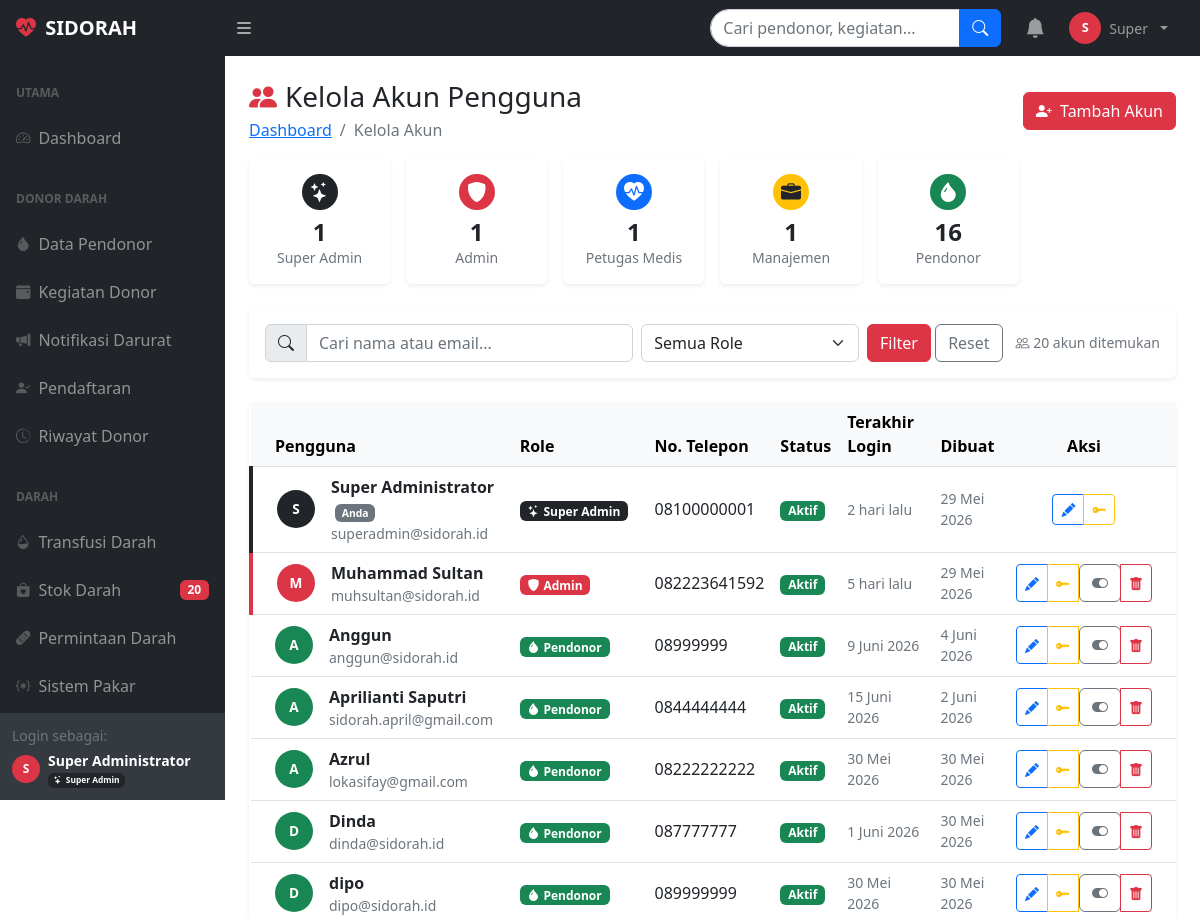
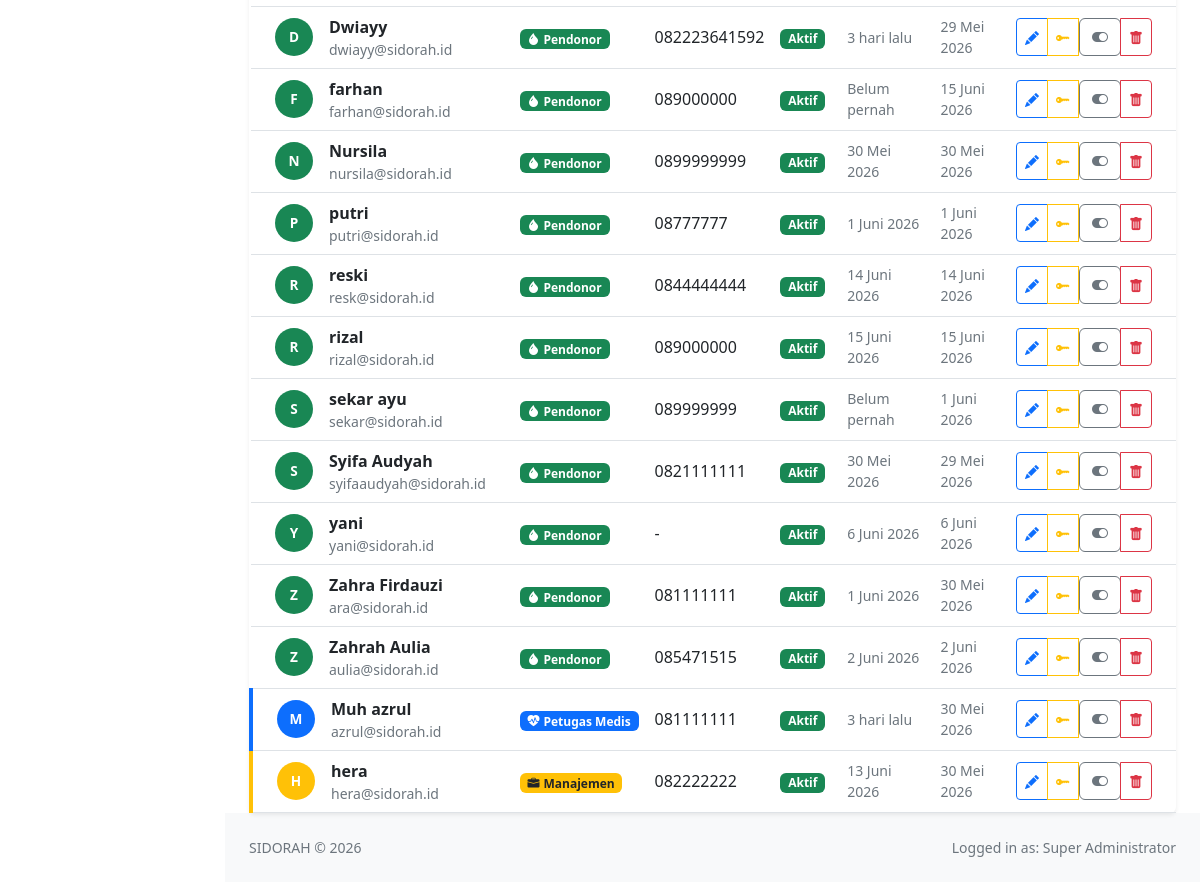
The app's page /kelola_akun.php (signed in) with its own data (2 pictures, top to bottom).
### tables this page shows
CREATE TABLE `pengaturan` (
  `id` int(11) NOT NULL,
  `kunci` varchar(100) NOT NULL,
  `nilai` text DEFAULT NULL,
  `keterangan` varchar(200) DEFAULT NULL
);

CREATE TABLE `users` (
  `id_pengguna` int(11) NOT NULL,
  `nama_lengkap` varchar(100) DEFAULT NULL,
  `email` varchar(100) NOT NULL,
  `password` varchar(255) NOT NULL,
  `no_telepon` varchar(15) DEFAULT NULL,
  `role` enum('super_admin','admin','pendonor','petugas_medis','manajemen') DEFAULT NULL,
  `status_akun` enum('aktif','nonaktif','terkunci') DEFAULT 'aktif',
  `created_at` timestamp NOT NULL DEFAULT current_timestamp(),
  `updated_at` timestamp NOT NULL DEFAULT current_timestamp() ON UPDATE current_timestamp(),
  `last_login` timestamp NULL DEFAULT NULL
);

### kelola_akun.php (the view, shortened to what this page needs)
<?php
require_once 'koneksi.php';
$search = bersihkan($koneksi, $_GET['cari'] ?? '');
$where = "WHERE 1=1";
$users = $koneksi->query("SELECT * FROM users $where ORDER BY role, nama_lengkap ASC");
$total = $koneksi->query("SELECT COUNT(*) as n FROM users $where")->fetch_assoc()['n'];
$stat = $koneksi->query("SELECT role, COUNT(*) as jumlah FROM users GROUP BY role")->fetch_all(MYSQLI_ASSOC);
$stat_map = array_column($stat, 'jumlah', 'role');
?>
<!DOCTYPE html>
<html lang="id">
<head>
    <link href="https://cdn.jsdelivr.net/npm/simple-datatables@7.1.2/dist/style.min.css" rel="stylesheet">
    <link href="css/styles.css" rel="stylesheet">
    <link href="https://cdn.jsdelivr.net/npm/bootstrap-icons@1.11.3/font/bootstrap-icons.min.css" rel="stylesheet">
</head>
<body class="sb-nav-fixed">
<?php include 'includes/topnav.php'; ?>
<div id="layoutSidenav">
    <?php include 'includes/sidenav.php'; ?>
    <div id="layoutSidenav_content">
        <main>
            <div class="container-fluid px-4">
                <div class="d-flex justify-content-between align-items-center mt-4 mb-3">
                    <div>
                        <h1 class="h3 mb-0"><i class="bi bi-people-fill text-danger me-2"></i>Kelola Akun Pengguna</h1>
                        <ol class="breadcrumb mb-0 mt-1">
                            <li class="breadcrumb-item"><a href="dashboard.php">Dashboard</a></li>
                            <li class="breadcrumb-item active">Kelola Akun</li>
                        </ol>
                    </div>
                    <button class="btn btn-danger" data-bs-toggle="modal" data-bs-target="#modalTambah">
                        <i class="bi bi-person-plus-fill me-1"></i> Tambah Akun
                    </button>
                </div>
                <div class="row g-3 mb-4">
                    <?php
                    $roles_info = [
                        'super_admin'   => ['Super Admin',    'bg-dark',              'bi-stars'],
                        'admin'         => ['Admin',          'bg-danger',            'bi-shield-fill'],
                        'petugas_medis' => ['Petugas Medis',  'bg-primary',           'bi-heart-pulse-fill'],
                        'manajemen'     => ['Manajemen',      'bg-warning text-dark', 'bi-briefcase-fill'],
                        'pendonor'      => ['Pendonor',       'bg-success',           'bi-droplet-fill'],
                    ];
                    foreach ($roles_info as $r => $info): ?>
                    <div class="col-6 col-md-4 col-lg-2">
                        <div class="card text-center h-100 border-0 shadow-sm">
                            <div class="card-body py-3">
                                <div class="badge <?= $info[1] ?> fs-5 rounded-circle p-2 mb-2">
                                    <i class="bi <?= $info[2] ?>"></i>
                                </div>
                                <div class="h4 mb-0 fw-bold"><?= $stat_map[$r] ?? 0 ?></div>
                                <div class="small text-muted"><?= $info[0] ?></div>
                            </div>
                        </div>
                    </div>
                    <?php endforeach; ?>
                </div>
                <div class="card border-0 shadow-sm mb-4">
                    <div class="card-body py-3">
                        <form method="GET" class="row g-2 align-items-center">
                            <div class="col-md-5">
                                <div class="input-group">
                                    <span class="input-group-text"><i class="bi bi-search"></i></span>
                                    <input type="text" name="cari" class="form-control"
                                           placeholder="Cari nama atau email..."
                                           value="<?= htmlspecialchars($search) ?>">
                                </div>
                            </div>
                            <div class="col-md-3">
                                <select name="role" class="form-select">
                                    <option value="">Semua Role</option>
                                </select>
                            </div>
                            <div class="col-auto">
                                <button type="submit" class="btn btn-danger">Filter</button>
                                <a href="kelola_akun.php" class="btn btn-outline-secondary">Reset</a>
                            </div>
                            <div class="col-auto ms-auto text-muted small">
                                <i class="bi bi-people"></i> <?= $total ?> akun ditemukan
                            </div>
                        </form>
                    </div>
                </div>
                <div class="card border-0 shadow-sm">
                    <div class="card-body p-0">
                        <div class="table-responsive">
                            <table class="table table-hover align-middle mb-0">
                                <thead class="table-light">
                                    <tr>
                                        <th class="ps-4">Pengguna</th>
                                        <th>Role</th>
                                        <th>No. Telepon</th>
                                        <th>Status</th>
                                        <th>Terakhir Login</th>
                                        <th>Dibuat</th>
                                        <th class="text-center pe-4">Aksi</th>
                                    </tr>
                                </thead>
                                <tbody>
                                <?php if ($users->num_rows === 0): ?>
                                    <tr><td colspan="7" class="text-center py-5 text-muted">
                                        <i class="bi bi-person-x fs-2 d-block mb-2"></i>Tidak ada akun ditemukan.
                                    </td></tr>
                                <?php else:
                                    while ($u = $users->fetch_assoc()):
                                    $initial  = strtoupper(substr($u['nama_lengkap'], 0, 1));
                                    $bg_color = match($u['role']) {
                                        'super_admin'   => 'bg-superadmin',
                                        'admin'         => 'bg-danger',
                                        'petugas_medis' => 'bg-primary',
                                        'manajemen'     => 'bg-warning',
                                        default         => 'bg-success'
                                    };
                                    $is_self = $u['id_pengguna'] == $_SESSION['id_pengguna'];
                                ?>
                                    <tr class="role-<?= $u['role'] ?>">
                                        <td class="ps-4">
                                            <div class="d-flex align-items-center gap-3">
                                                <div class="avatar-circle <?= $bg_color ?>"><?= $initial ?></div>
                                                <div>
                                                    <div class="fw-semibold">
                                                        <?= htmlspecialchars($u['nama_lengkap']) ?>
                                                        <?php if ($is_self): ?>
                                                        <span class="badge bg-secondary ms-1" style="font-size:0.65rem;">Anda</span>
                                                        <?php endif; ?>
                                                    </div>
                                                    <div class="small text-muted"><?= htmlspecialchars($u['email']) ?></div>
                                                </div>
                                            </div>
                                        </td>
                                        <td><?= badge_role($u['role']) ?></td>
                                        <td><?= htmlspecialchars($u['no_telepon'] ?: '-') ?></td>
                                        <td><?= badge_status_akun($u['status_akun']) ?></td>
                                        <td class="small text-muted">
                                            <?= isset($u['last_login']) && $u['last_login'] ? format_waktu_singkat($u['last_login']) : '<span class="text-muted">Belum pernah</span>' ?>
                                        </td>
                                        <td class="small text-muted"><?= tanggal_indo(substr($u['created_at'],0,10)) ?></td>
                                        <td class="text-center pe-4">
                                            <div class="btn-group btn-group-sm">
                                                <button class="btn btn-outline-primary" title="Edit"
                                                    onclick="bukaEdit(<?= htmlspecialchars(json_encode($u)) ?>)">
                                                    <i class="bi bi-pencil-fill"></i>
                                                </button>
                                                <button class="btn btn-outline-warning" title="Reset Password"
                                                    onclick="bukaResetPw(<?= $u['id_pengguna'] ?>, '<?= addslashes($u['nama_lengkap']) ?>')">
                                                    <i class="bi bi-key-fill"></i>
                                                </button>
                                                <?php if (!$is_self): ?>
                                                <form method="POST" class="d-inline">
                                                    <button type="submit" class="btn btn-outline-<?= $u['status_akun']==='aktif'?'secondary':'success' ?>"
                                                        title="<?= $u['status_akun']==='aktif'?'Nonaktifkan':'Aktifkan' ?>">
                                                        <i class="bi bi-<?= $u['status_akun']==='aktif'?'toggle-on':'toggle-off' ?>"></i>
                                                    </button>
                                                </form>
                                                <?php if ($u['role'] !== 'super_admin'): ?>
                                                <button class="btn btn-outline-danger" title="Hapus"
                                                    onclick="konfirmasiHapus(<?= $u['id_pengguna'] ?>, '<?= addslashes($u['nama_lengkap']) ?>')">
                                                    <i class="bi bi-trash-fill"></i>
                                                </button>
                                                <?php endif; ?>
                                                <?php endif; ?>
                                            </div>
                                        </td>
                                    </tr>
                                <?php endwhile; endif; ?>
                                </tbody>
                            </table>
                        </div>
                    </div>
                </div>
            </div>
        </main>
        <footer class="py-4 bg-light mt-auto">
            <div class="container-fluid px-4">
                <div class="d-flex align-items-center justify-content-between small">
                    <div class="text-muted">SIDORAH &copy; <?= date('Y') ?></div>
                    <div class="text-muted">Logged in as: <?= htmlspecialchars($_SESSION['nama_lengkap']) ?></div>
                </div>
            </div>
        </footer>
    </div>
</div>
</body>
</html>

### includes/topnav.php (shortened to what this page needs)
<?php
$nama_rs_nav = 'SIDORAH';
$res_nama = $koneksi->query("SELECT nilai FROM pengaturan WHERE kunci='nama_rs' LIMIT 1");
if ($res_nama && $res_nama->num_rows > 0) {
    $nama_rs_nav = $res_nama->fetch_assoc()['nilai'] ?: 'SIDORAH';
}
?>
<nav class="sb-topnav navbar navbar-expand navbar-dark bg-dark">
    <a class="navbar-brand ps-3 fw-bold" href="dashboard.php">
        <i class="bi bi-heart-pulse-fill text-danger me-1"></i>
        <?= htmlspecialchars($nama_rs_nav) ?>
    </a>
    <button class="btn btn-link btn-sm order-1 order-lg-0 me-4 me-lg-0 text-white"
            id="sidebarToggle" href="#!">
        <i class="bi bi-list fs-5"></i>
    </button>
    <form class="d-none d-md-inline-block ms-auto me-0 me-md-3 my-2 my-md-0"
          action="cari.php" method="GET">
        <div class="input-group">
            <input class="form-control" type="text" name="q"
                   placeholder="Cari pendonor, kegiatan..."
                   value="<?= htmlspecialchars($_GET['q'] ?? '') ?>"
                   style="width:250px; border-radius:20px 0 0 20px;"
                   autocomplete="off">
            <button class="btn btn-primary" type="submit">
                <i class="bi bi-search"></i>
            </button>
        </div>
    </form>
    <ul class="navbar-nav ms-auto ms-md-0 me-3 me-lg-4 align-items-center">
        <li class="nav-item dropdown me-2">
            <a class="nav-link position-relative" href="#"
               role="button" data-bs-toggle="dropdown">
                <i class="bi bi-bell-fill fs-5"></i>
            </a>
        </li>
        <li class="nav-item dropdown">
            <a class="nav-link dropdown-toggle d-flex align-items-center gap-2"
               href="#" role="button" data-bs-toggle="dropdown">
                <div style="width:32px;height:32px;border-radius:50%;background:#dc3545;
                            display:flex;align-items:center;justify-content:center;
                            font-weight:700;font-size:0.8rem;color:white;">
                    <?= strtoupper(substr($_SESSION['nama_lengkap'] ?? 'A', 0, 1)) ?>
                </div>
                <span class="d-none d-lg-inline small">
                    <?= htmlspecialchars(explode(' ', $_SESSION['nama_lengkap'])[0]) ?>
                </span>
            </a>
                        <div class="small text-muted"><?= badge_role($_SESSION['role']) ?></div>
        </li>
    </ul>
</nav>

### koneksi.php (shortened to what this page needs)
<?php
function bersihkan($koneksi, $data) {
    return $koneksi->real_escape_string(htmlspecialchars(trim($data)));
}
function tanggal_indo($tgl) {
    $b=['01'=>'Januari','02'=>'Februari','03'=>'Maret','04'=>'April','05'=>'Mei','06'=>'Juni',
        '07'=>'Juli','08'=>'Agustus','09'=>'September','10'=>'Oktober','11'=>'November','12'=>'Desember'];
    $t=explode('-',$tgl);
    return (int)$t[2].' '.($b[$t[1]]??'').' '.$t[0];
}
function format_waktu_singkat($ts) {
    $tz   = new DateTimeZone('Asia/Makassar');
    $now  = new DateTime('now', $tz);
    $tgl  = new DateTime($ts, $tz);
    $diff = $now->getTimestamp() - $tgl->getTimestamp();
    if ($diff < 604800) return floor($diff/86400).' hari lalu';
    return tanggal_indo($tgl->format('Y-m-d'));
}
function badge_role($role) {
    $m=['super_admin'=>['bg-dark','bi-stars','Super Admin'],
        'admin'=>['bg-danger','bi-shield-fill','Admin'],
        'petugas_medis'=>['bg-primary','bi-heart-pulse-fill','Petugas Medis'],
        'manajemen'=>['bg-warning text-dark','bi-briefcase-fill','Manajemen'],
        'pendonor'=>['bg-success','bi-droplet-fill','Pendonor']];
    $r=$m[$role]??['bg-secondary','bi-person',ucfirst($role)];
    return "<span class='badge {$r[0]}'><i class='bi {$r[1]} me-1'></i>{$r[2]}</span>";
}
function badge_status_akun($status) {
    $m=['aktif'=>['bg-success','Aktif'],'nonaktif'=>['bg-secondary','Nonaktif'],'terkunci'=>['bg-danger','Terkunci']];
    $s=$m[$status]??['bg-secondary',ucfirst($status)];
    return "<span class='badge {$s[0]}'>{$s[1]}</span>";
}
?>

### records on screen
pengaturan: nilai "SIDORAH"
users: nama_lengkap "S", nama_lengkap "Super Administrator", shows "Anda", email "superadmin@sidorah.id", role "Super Admin", no_telepon "08100000001", status_akun "Aktif", last_login "2 hari lalu", created_at "29 Mei 2026"
users: nama_lengkap "M", nama_lengkap "Muhammad Sultan", email "muhsultan@sidorah.id", role "Admin", no_telepon "082223641592", status_akun "Aktif", last_login "5 hari lalu", created_at "29 Mei 2026"
users: nama_lengkap "A", nama_lengkap "Anggun", email "anggun@sidorah.id", role "Pendonor", no_telepon "08999999", status_akun "Aktif", last_login "9 Juni 2026", created_at "4 Juni 2026"
users: nama_lengkap "A", nama_lengkap "Aprilianti Saputri", email "sidorah.april@gmail.com", role "Pendonor", no_telepon "0844444444", status_akun "Aktif", last_login "15 Juni 2026", created_at "2 Juni 2026"
users: nama_lengkap "A", nama_lengkap "Azrul", email "lokasifay@gmail.com", role "Pendonor", no_telepon "08222222222", status_akun "Aktif", last_login "30 Mei 2026", created_at "30 Mei 2026"
users: nama_lengkap "D", nama_lengkap "Dinda", email "dinda@sidorah.id", role "Pendonor", no_telepon "087777777", status_akun "Aktif", last_login "1 Juni 2026", created_at "30 Mei 2026"
users: nama_lengkap "D", nama_lengkap "dipo", email "dipo@sidorah.id", role "Pendonor", no_telepon "089999999", status_akun "Aktif", last_login "30 Mei 2026", created_at "30 Mei 2026"
users: nama_lengkap "D", nama_lengkap "Dwiayy", email "dwiayy@sidorah.id", role "Pendonor", no_telepon "082223641592", status_akun "Aktif", last_login "3 hari lalu", created_at "29 Mei 2026"
users: nama_lengkap "F", nama_lengkap "farhan", email "farhan@sidorah.id", role "Pendonor", no_telepon "089000000", status_akun "Aktif", shows "Belum pernah", created_at "15 Juni 2026"
users: nama_lengkap "N", nama_lengkap "Nursila", email "nursila@sidorah.id", role "Pendonor", no_telepon "0899999999", status_akun "Aktif", last_login "30 Mei 2026", created_at "30 Mei 2026"
users: nama_lengkap "P", nama_lengkap "putri", email "putri@sidorah.id", role "Pendonor", no_telepon "08777777", status_akun "Aktif", last_login "1 Juni 2026", created_at "1 Juni 2026"
users: nama_lengkap "R", nama_lengkap "reski", email "resk@sidorah.id", role "Pendonor", no_telepon "0844444444", status_akun "Aktif", last_login "14 Juni 2026", created_at "14 Juni 2026"
users: nama_lengkap "R", nama_lengkap "rizal", email "rizal@sidorah.id", role "Pendonor", no_telepon "089000000", status_akun "Aktif", last_login "15 Juni 2026", created_at "15 Juni 2026"
users: nama_lengkap "S", nama_lengkap "sekar ayu", email "sekar@sidorah.id", role "Pendonor", no_telepon "089999999", status_akun "Aktif", shows "Belum pernah", created_at "1 Juni 2026"
users: nama_lengkap "S", nama_lengkap "Syifa Audyah", email "syifaaudyah@sidorah.id", role "Pendonor", no_telepon "0821111111", status_akun "Aktif", last_login "30 Mei 2026", created_at "29 Mei 2026"
users: nama_lengkap "Y", nama_lengkap "yani", email "yani@sidorah.id", role "Pendonor", no_telepon "-", status_akun "Aktif", last_login "6 Juni 2026", created_at "6 Juni 2026"
users: nama_lengkap "Z", nama_lengkap "Zahra Firdauzi", email "ara@sidorah.id", role "Pendonor", no_telepon "081111111", status_akun "Aktif", last_login "1 Juni 2026", created_at "30 Mei 2026"
users: nama_lengkap "Z", nama_lengkap "Zahrah Aulia", email "aulia@sidorah.id", role "Pendonor", no_telepon "085471515", status_akun "Aktif", last_login "2 Juni 2026", created_at "2 Juni 2026"
users: nama_lengkap "M", nama_lengkap "Muh azrul", email "azrul@sidorah.id", role "Petugas Medis", no_telepon "081111111", status_akun "Aktif", last_login "3 hari lalu", created_at "30 Mei 2026"
users: nama_lengkap "H", nama_lengkap "hera", email "hera@sidorah.id", role "Manajemen", no_telepon "082222222", status_akun "Aktif", last_login "13 Juni 2026", created_at "30 Mei 2026"

### other values on screen
substr($_SESSION['nama_lengkap'] ?? 'A', 0, 1) "S"
explode(' ', $_SESSION['nama_lengkap'])[0] "Super"
$kritis "20"
$_SESSION['nama_lengkap'] "Super Administrator"
$r[2] "Super Admin"
$stat_map[$r] "1"
$info[0] "Super Admin"
$info[0] "Admin"
$info[0] "Petugas Medis"
$info[0] "Manajemen"
$stat_map[$r] "16"
$info[0] "Pendonor"
$total "20"
